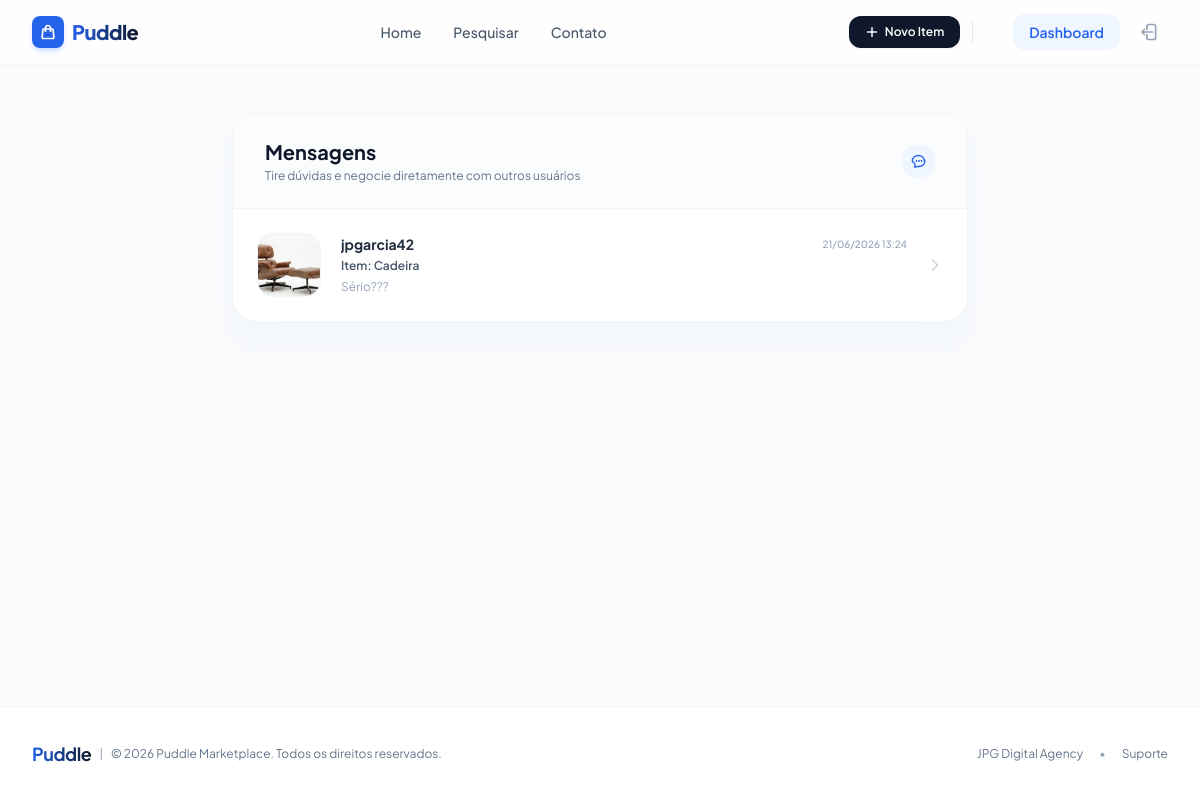
Page /inbox/inbox/ (signed in) on the committed database.
### conversation/models.py (models this page shows)
class Conversation(models.Model):
    item = models.ForeignKey(Item, related_name='conversations', on_delete=models.CASCADE)
    members = models.ManyToManyField(User, related_name='conversations')
    created_at = models.DateTimeField(auto_now_add=True)
    modified_at = models.DateTimeField(auto_now=True)
    class Meta:
        ordering = ['-modified_at']

class ConversationMessage(models.Model):
    conversation = models.ForeignKey(Conversation, related_name='messages', on_delete=models.CASCADE)
    created_by = models.ForeignKey(User, related_name='created_messages', on_delete=models.CASCADE)
    content = models.TextField()
    created_at = models.DateTimeField(auto_now_add=True)
    class Meta:
        ordering = ['created_at']

### item/models.py (models this page shows, shortened)
class Item(models.Model):
    category = models.ForeignKey(Category, related_name='items', on_delete=models.CASCADE)
    name = models.CharField(max_length=255)
    description = models.TextField(blank=True, null=True)
    price = models.DecimalField(max_digits=10, decimal_places=2)
    image = models.ImageField(upload_to='item_images/', blank=True, null=True)
    is_sold = models.BooleanField(default=False)
    created_by = models.ForeignKey(User, related_name='items', on_delete=models.CASCADE)
    created_at = models.DateTimeField(auto_now_add=True)
    category = models.ForeignKey(Category, on_delete=models.CASCADE)

### conversation/views.py (the view)
# urls.py: path('inbox/', views.inbox, name='inbox'),
@login_required
def inbox(request):
    conversations = Conversation.objects.filter(members__in=[request.user.id])
    return render(request, 'conversation/inbox.html', {
        'conversations': conversations,
    })

### conversation/templates/conversation/inbox.html (shortened to what this page needs)
{% extends 'core/base.html' %}
{% block content %}
<div class="max-w-3xl mx-auto px-4 py-12">
    <div class="bg-white rounded-3xl border border-slate-100 shadow-xl shadow-slate-100/50 overflow-hidden">
        <div class="px-8 py-6 bg-slate-50/50 border-b border-slate-100 flex items-center justify-between">
            <div>
                <h1 class="text-xl font-bold text-slate-900">Mensagens</h1>
                <p class="text-xs text-slate-500 mt-0.5">Tire dúvidas e negocie diretamente com outros usuários</p>
            </div>
            <div class="h-8 w-8 rounded-xl bg-blue-50 text-blue-600 flex items-center justify-center">
            </div>
        </div>
        <div class="divide-y divide-slate-100">
            {% for conversation in conversations %}
                <a href="{% url 'conversation:detail' conversation.id %}" class="block p-6 hover:bg-slate-50/50 transition duration-150 group">
                    <div class="flex items-center gap-5">
                        <div class="h-16 w-16 rounded-2xl overflow-hidden bg-slate-100 flex-shrink-0 border border-slate-100 relative">
                            {% if conversation.item.image %}
                                <img src="{{ conversation.item.image.url }}" alt="{{ conversation.item.name }}" class="h-full w-full object-cover">
                            {% else %}
                                <div class="w-full h-full flex items-center justify-center text-[10px] text-slate-400">Sem foto</div>
                            {% endif %}
                        </div>
                        <div class="flex-grow min-w-0">
                            <div class="flex items-center justify-between gap-2">
                                {% for member in conversation.members.all %}
                                    {% if member != request.user %}
                                        <h3 class="font-bold text-slate-800 text-sm truncate group-hover:text-blue-600 transition-colors">
                                            {{ member.username }}
                                        </h3>
                                    {% endif %}
                                {% endfor %}
                                <span class="text-[10px] font-medium text-slate-400">
                                    {{ conversation.modified_at|date:"d/m/Y H:i" }}
                                </span>
                            </div>
                            <p class="text-xs font-semibold text-slate-600 mt-1 truncate">
                                Item: {{ conversation.item.name }}
                            </p>
                            {% if conversation.messages.last %}
                                <p class="text-xs text-slate-400 mt-1 line-clamp-1 leading-normal">
                                    {{ conversation.messages.last.content }}
                                </p>
                            {% else %}
                                <p class="text-xs text-slate-300 italic mt-1">Inicie a conversa...</p>
                            {% endif %}
                        </div>
                        <div class="text-slate-300 group-hover:text-blue-600 group-hover:translate-x-1 transition-all duration-200">
                            <svg xmlns="http://www.w3.org/2000/svg" fill="none" viewBox="0 0 24 24" stroke-width="2.5" stroke="currentColor" class="w-4 h-4">
                              <path stroke-linecap="round" stroke-linejoin="round" d="m8.25 4.5 7.5 7.5-7.5 7.5" />
                            </svg>
                        </div>
                    </div>
                </a>
            {% endfor %}
        </div>
    </div>
</div>
{% endblock %}

### core/templates/core/base.html (style rules this page uses)
body { font-family: 'Plus Jakarta Sans', sans-serif; }

### rows in the picture
Conversation: item.image (picture), modified_at "21/06/2026 13:24", item.name "Cadeira", messages.last.content "Sério???"

### other values in the picture
{{ member.username }} "jpgarcia42"
